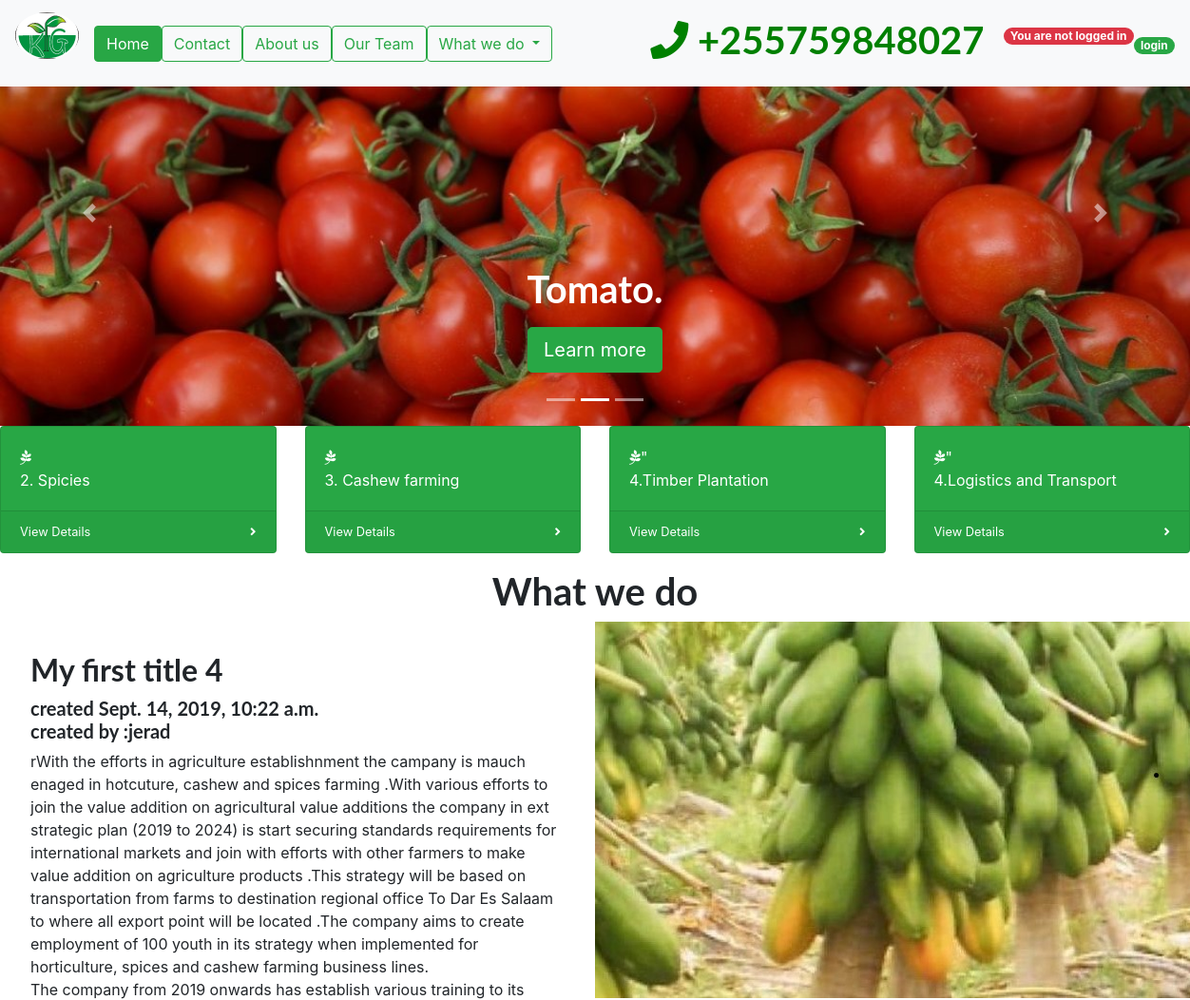
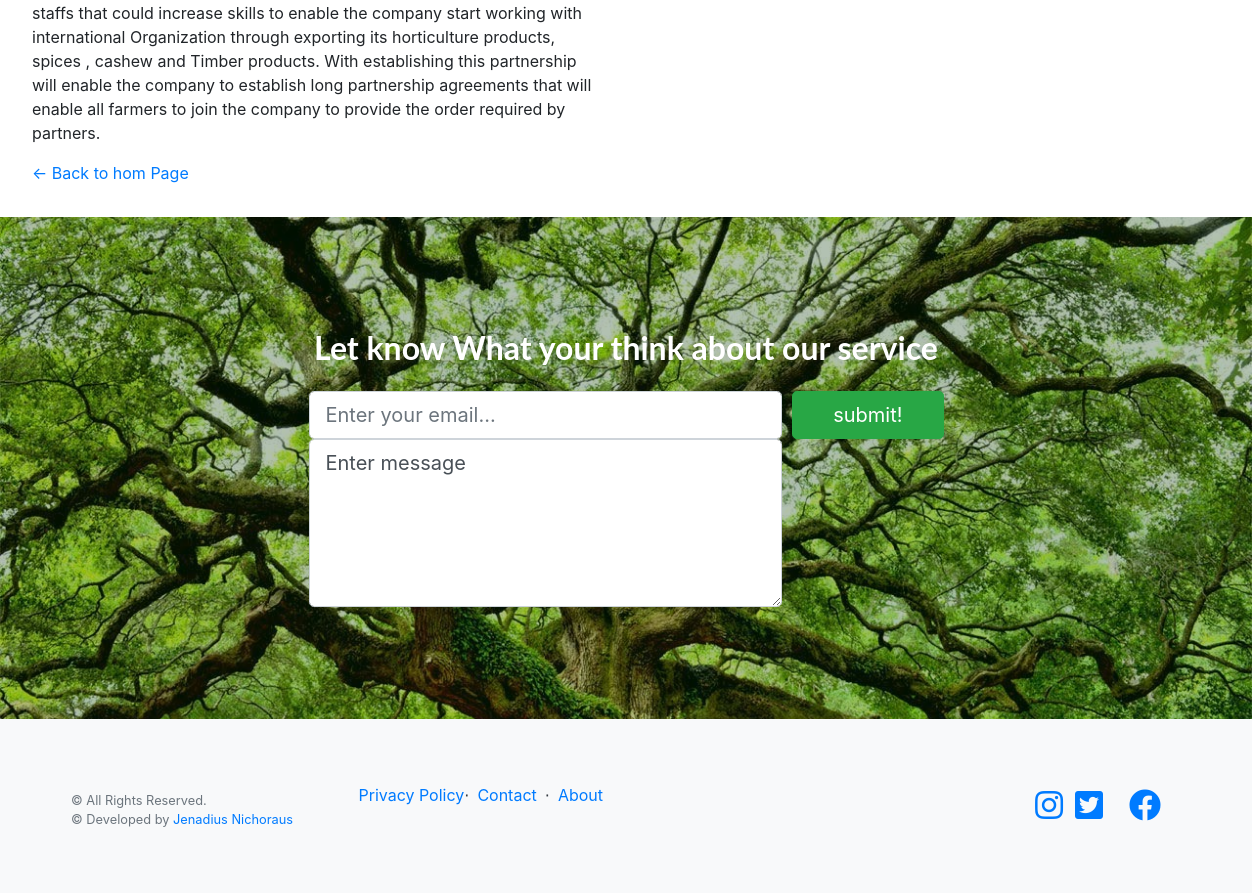
The app's page /post/my-first-title-4/ with its own data (2 pictures, top to bottom).
### posts/models.py (models this page shows, shortened)
class Post(models.Model):
    title = models.CharField(max_length=200, unique=True)
    slug = models.SlugField(max_length=200, unique=True)
    author = models.ForeignKey(User, on_delete= models.CASCADE,related_name='blog_posts')
    updated_on = models.DateTimeField(auto_now= True)
    content = models.TextField()
    created_on = models.DateTimeField(auto_now_add=True)
    status = models.IntegerField(choices=STATUS, default=0)
    document = models.FileField(upload_to='images/', null=True, blank=True)
    class Meta:
        ordering = ['-created_on']
        verbose_name_plural ="Posts"

### posts/views.py (the view)
# urls.py: path('post/<slug:slug>/', PostDetail.as_view(), name='post_detail'),
class PostDetail(DetailView):
    model = Post
    template_name = 'posts/post_detail.html'

### posts/templates/posts/post_detail.html
{% extends "posts/base.html" %}
{% block content %}
<section class="showcase">
  <div class="row">
     <div class="col-md-12">
       <h1 style=" text-align: center"> What we do</h1>
     </div>
  </div>
    <div class="container-fluid p-0">
      <div class="row no-gutters">
        <div class="col-lg-6 order-lg-2 text-white showcase-img">
           <img  src="{{ post.document.url}}" alt="{{ post.title }}">
        </div>
        <div class="col-lg-6 order-lg-1 my-auto showcase-text">
          <h2>{{post.title}}</h2>
          <h5 >created  {{post.created_on}} <br> created by :{{post.author}}</h5>
          <p class="lead mb-0">{{post.content|linebreaks}}</p>
           <a href="{% url 'home'%}"> <- Back to hom Page</a>
        </div>
      </div>
    </div>
  </section>
{%endblock%}

### records on screen
Post: document (picture), title "My first title 4", created_on "Sept. 14, 2019, 10:22 a.m.", author "jerad", content "rWith the efforts in agriculture establishnment the campany is mauch enaged in hotcuture, cashew and spices farming .With various efforts to join the value addition on agricultural value additions the company in ext strategic plan (2019 to 2024) is start securing standards requirements for international markets and join with efforts with other farmers to make value addition on agriculture products .This strategy will be based on transportation from farms to destination regional office To Dar Es Salaam to where all export point will be located .The company aims to create employment of 100 youth in its strategy when implemented for horticulture, spices and cashew farming business lines. The…"
